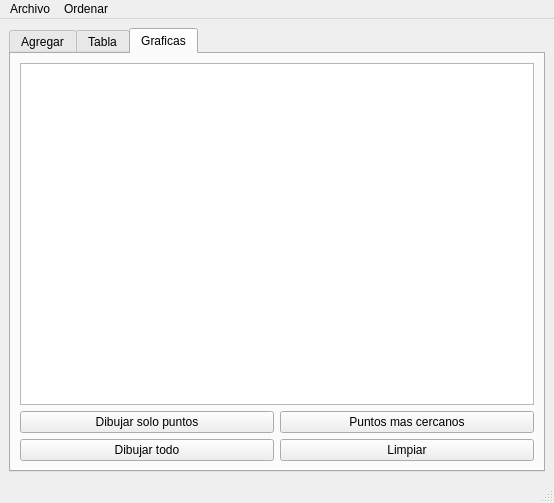
<?xml version="1.0" encoding="UTF-8"?>
<ui version="4.0">
 <class>MainWindow</class>
 <widget class="QMainWindow" name="MainWindow">
  <property name="geometry">
   <rect>
    <x>0</x>
    <y>0</y>
    <width>554</width>
    <height>503</height>
   </rect>
  </property>
  <property name="windowTitle">
   <string>MainWindow</string>
  </property>
  <widget class="QWidget" name="centralwidget">
   <layout class="QGridLayout" name="gridLayout_2">
    <item row="0" column="0">
     <widget class="QTabWidget" name="Graficas">
      <property name="currentIndex">
       <number>2</number>
      </property>
      <widget class="QWidget" name="tab">
       <attribute name="title">
        <string>Agregar</string>
       </attribute>
       <layout class="QGridLayout" name="gridLayout_3">
        <item row="2" column="0">
         <widget class="QPushButton" name="pushButton_3">
          <property name="text">
           <string>Imprimir</string>
          </property>
         </widget>
        </item>
        <item row="0" column="2" rowspan="3">
         <widget class="QPlainTextEdit" name="plainTextEdit"/>
        </item>
        <item row="0" column="0" colspan="2">
         <widget class="QGroupBox" name="groupBox">
          <property name="title">
           <string>Editor de particulas</string>
          </property>
          <layout class="QGridLayout" name="gridLayout_4">
           <item row="0" column="0">
            <widget class="QLabel" name="label">
             <property name="text">
              <string>ID:</string>
             </property>
            </widget>
           </item>
           <item row="0" column="1">
            <widget class="QSpinBox" name="spinBox">
             <property name="maximum">
              <number>200</number>
             </property>
            </widget>
           </item>
           <item row="1" column="0">
            <widget class="QLabel" name="label_2">
             <property name="text">
              <string>Origen X</string>
             </property>
            </widget>
           </item>
           <item row="1" column="1">
            <widget class="QSpinBox" name="spinBox_2">
             <property name="maximum">
              <number>200</number>
             </property>
            </widget>
           </item>
           <item row="2" column="0">
            <widget class="QLabel" name="label_3">
             <property name="text">
              <string>Origen Y</string>
             </property>
            </widget>
           </item>
           <item row="2" column="1">
            <widget class="QSpinBox" name="spinBox_3">
             <property name="maximum">
              <number>200</number>
             </property>
            </widget>
           </item>
           <item row="3" column="0">
            <widget class="QLabel" name="label_4">
             <property name="text">
              <string>Destino X</string>
             </property>
            </widget>
           </item>
           <item row="3" column="1">
            <widget class="QSpinBox" name="spinBox_4">
             <property name="maximum">
              <number>200</number>
             </property>
            </widget>
           </item>
           <item row="4" column="0">
            <widget class="QLabel" name="label_5">
             <property name="text">
              <string>Destino Y</string>
             </property>
            </widget>
           </item>
           <item row="4" column="1">
            <widget class="QSpinBox" name="spinBox_5">
             <property name="maximum">
              <number>200</number>
             </property>
            </widget>
           </item>
           <item row="5" column="0">
            <widget class="QLabel" name="label_6">
             <property name="text">
              <string>Velocidad</string>
             </property>
            </widget>
           </item>
           <item row="5" column="1">
            <widget class="QSpinBox" name="spinBox_6"/>
           </item>
           <item row="6" column="0">
            <widget class="QLabel" name="label_7">
             <property name="text">
              <string>Rojo</string>
             </property>
            </widget>
           </item>
           <item row="6" column="1">
            <widget class="QSpinBox" name="spinBox_7">
             <property name="maximum">
              <number>255</number>
             </property>
            </widget>
           </item>
           <item row="7" column="0">
            <widget class="QLabel" name="label_8">
             <property name="text">
              <string>Verde</string>
             </property>
            </widget>
           </item>
           <item row="7" column="1">
            <widget class="QSpinBox" name="spinBox_8">
             <property name="maximum">
              <number>255</number>
             </property>
            </widget>
           </item>
           <item row="8" column="0">
            <widget class="QLabel" name="label_9">
             <property name="text">
              <string>Azul</string>
             </property>
            </widget>
           </item>
           <item row="8" column="1">
            <widget class="QSpinBox" name="spinBox_9">
             <property name="maximum">
              <number>255</number>
             </property>
            </widget>
           </item>
          </layout>
         </widget>
        </item>
        <item row="1" column="1">
         <widget class="QPushButton" name="pushButton">
          <property name="text">
           <string>Insertar al final</string>
          </property>
         </widget>
        </item>
        <item row="1" column="0">
         <widget class="QPushButton" name="pushButton_2">
          <property name="text">
           <string>Insertar al Inicio</string>
          </property>
         </widget>
        </item>
       </layout>
      </widget>
      <widget class="QWidget" name="tab_2">
       <attribute name="title">
        <string>Tabla</string>
       </attribute>
       <layout class="QGridLayout" name="gridLayout">
        <item row="0" column="0" colspan="3">
         <widget class="QTableWidget" name="tabla"/>
        </item>
        <item row="1" column="0">
         <widget class="QLineEdit" name="buscar_lineEdit"/>
        </item>
        <item row="1" column="1">
         <widget class="QPushButton" name="buscar_pushButton">
          <property name="text">
           <string>Buscar</string>
          </property>
         </widget>
        </item>
        <item row="1" column="2">
         <widget class="QPushButton" name="mostrarTabla_pushButton">
          <property name="text">
           <string>Mostrar</string>
          </property>
         </widget>
        </item>
       </layout>
      </widget>
      <widget class="QWidget" name="tab_3">
       <attribute name="title">
        <string>Graficas</string>
       </attribute>
       <layout class="QGridLayout" name="gridLayout_5">
        <item row="0" column="0" colspan="2">
         <widget class="QGraphicsView" name="graphicsView"/>
        </item>
        <item row="2" column="0">
         <widget class="QPushButton" name="dibujar_pushButton">
          <property name="text">
           <string>Dibujar todo</string>
          </property>
         </widget>
        </item>
        <item row="2" column="1">
         <widget class="QPushButton" name="limpiar_pushButton">
          <property name="text">
           <string>Limpiar</string>
          </property>
         </widget>
        </item>
        <item row="1" column="0">
         <widget class="QPushButton" name="dibujarPuntos_pushButton">
          <property name="text">
           <string>Dibujar solo puntos</string>
          </property>
         </widget>
        </item>
        <item row="1" column="1">
         <widget class="QPushButton" name="puntosCercanos_pushButton">
          <property name="text">
           <string>Puntos mas cercanos</string>
          </property>
         </widget>
        </item>
       </layout>
      </widget>
     </widget>
    </item>
   </layout>
  </widget>
  <widget class="QMenuBar" name="menubar">
   <property name="geometry">
    <rect>
     <x>0</x>
     <y>0</y>
     <width>554</width>
     <height>22</height>
    </rect>
   </property>
   <widget class="QMenu" name="menuArchivo">
    <property name="title">
     <string>Archivo</string>
    </property>
    <addaction name="actionAbrir"/>
    <addaction name="actionGuardar"/>
   </widget>
   <widget class="QMenu" name="actionOrdenar">
    <property name="title">
     <string>Ordenar</string>
    </property>
    <addaction name="actionOrd_Id_Asc"/>
    <addaction name="actionOrd_Id_Des"/>
    <addaction name="actionOrd_Distancia_Asc"/>
    <addaction name="actionOrd_Distancia_Des"/>
    <addaction name="actionOrd_Velocidad_Asc"/>
    <addaction name="actionOrd_Velocidad_Des"/>
   </widget>
   <addaction name="menuArchivo"/>
   <addaction name="actionOrdenar"/>
  </widget>
  <widget class="QStatusBar" name="statusbar"/>
  <action name="actionAbrir">
   <property name="text">
    <string>Abrir</string>
   </property>
   <property name="shortcut">
    <string>Ctrl+O</string>
   </property>
  </action>
  <action name="actionGuardar">
   <property name="text">
    <string>Guardar</string>
   </property>
   <property name="shortcut">
    <string>Ctrl+S</string>
   </property>
  </action>
  <action name="actionOrd_Id_Asc">
   <property name="text">
    <string>ID (ascendente)</string>
   </property>
  </action>
  <action name="actionOrd_Id_Des">
   <property name="text">
    <string>ID (descendente)</string>
   </property>
  </action>
  <action name="actionOrd_Distancia_Asc">
   <property name="text">
    <string>Distancia (ascendente)</string>
   </property>
  </action>
  <action name="actionOrd_Distancia_Des">
   <property name="text">
    <string>Distancia (descendente)</string>
   </property>
  </action>
  <action name="actionOrd_Velocidad_Asc">
   <property name="text">
    <string>Velocidad (ascendente)</string>
   </property>
  </action>
  <action name="actionOrd_Velocidad_Des">
   <property name="text">
    <string>Velocidad (descendente)</string>
   </property>
  </action>
 </widget>
 <resources/>
 <connections/>
</ui>
